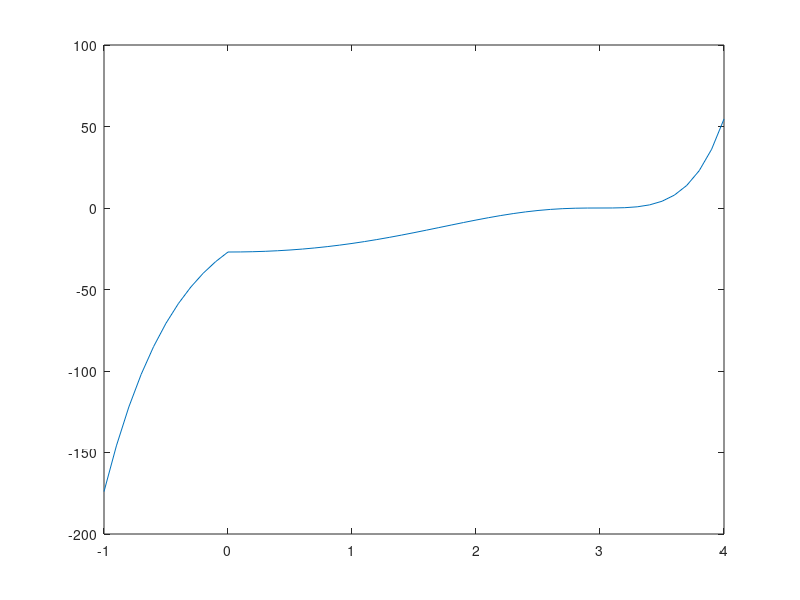

Here is the MATLAB script that generated this plot:
clc;
warning off;

fx = @(x) ((x-3).^3) .* exp(abs(x));
neg_fx = @(x) -((x-3).^3) .* exp(abs(x));
[xmin, ymin] = fminbnd(fx, -1, 4)
[xmax, ymin] = fminbnd(neg_fx, -1, 4)
x = -1:0.1:4;
y = fx(x);
plot(x, y);
